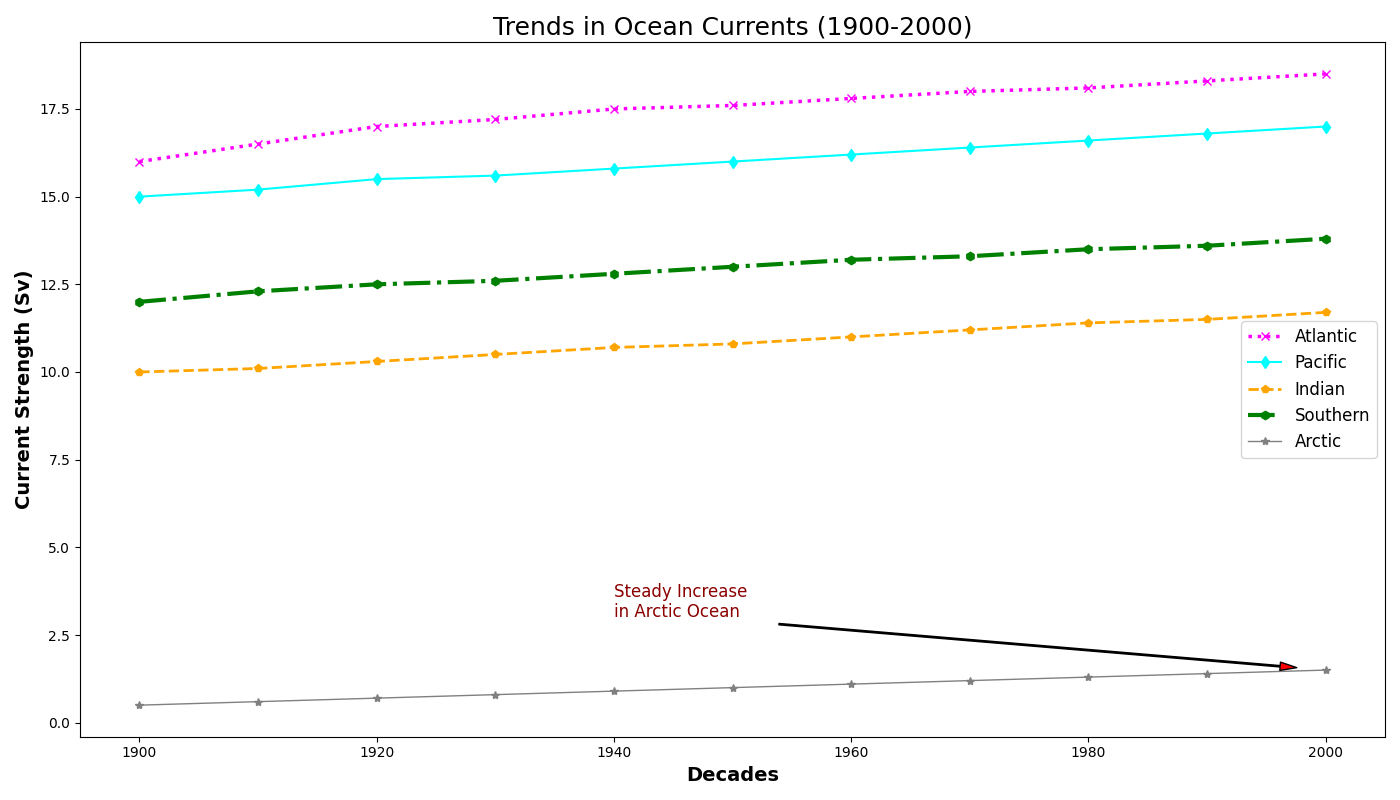

Recreate this plot in Python.
import matplotlib.pyplot as plt
import numpy as np

# Artificial data representing the strength of ocean currents (in Sv) across different oceans per decade
decades = np.arange(1900, 2001, 10)
atlantic_data = [16, 16.5, 17, 17.2, 17.5, 17.6, 17.8, 18, 18.1, 18.3, 18.5]
pacific_data = [15, 15.2, 15.5, 15.6, 15.8, 16, 16.2, 16.4, 16.6, 16.8, 17]
indian_data = [10, 10.1, 10.3, 10.5, 10.7, 10.8, 11, 11.2, 11.4, 11.5, 11.7]
southern_data = [12, 12.3, 12.5, 12.6, 12.8, 13, 13.2, 13.3, 13.5, 13.6, 13.8]
arctic_data = [0.5, 0.6, 0.7, 0.8, 0.9, 1, 1.1, 1.2, 1.3, 1.4, 1.5]

fig, ax1 = plt.subplots(figsize=(14, 8))

# Plot with altered stylistic choices
ax1.plot(decades, atlantic_data, label='Atlantic', marker='x', linestyle=':', linewidth=2.5, color='magenta')
ax1.plot(decades, pacific_data, label='Pacific', marker='d', linestyle='-', linewidth=1.5, color='cyan')
ax1.plot(decades, indian_data, label='Indian', marker='p', linestyle='--', linewidth=2, color='orange')
ax1.plot(decades, southern_data, label='Southern', marker='h', linestyle='-.', linewidth=3, color='green')
ax1.plot(decades, arctic_data, label='Arctic', marker='*', linestyle='-', linewidth=1, color='grey')

ax1.set_title("Trends in Ocean Currents (1900-2000)", fontsize=18, fontweight='normal')
ax1.set_xlabel('Decades', fontsize=14, fontweight='bold')
ax1.set_ylabel('Current Strength (Sv)', fontsize=14, fontweight='bold')
ax1.legend(loc='best', fontsize=12)

ax1.grid(False)

# Modified annotation to reflect arbitrary choice
ax1.annotate('Steady Increase\nin Arctic Ocean', xy=(2000, 1.5), xytext=(1940, 3),
             arrowprops=dict(facecolor='red', shrink=0.05, width=1, headwidth=6),
             fontsize=12, color='darkred')

plt.tight_layout()
plt.show()
